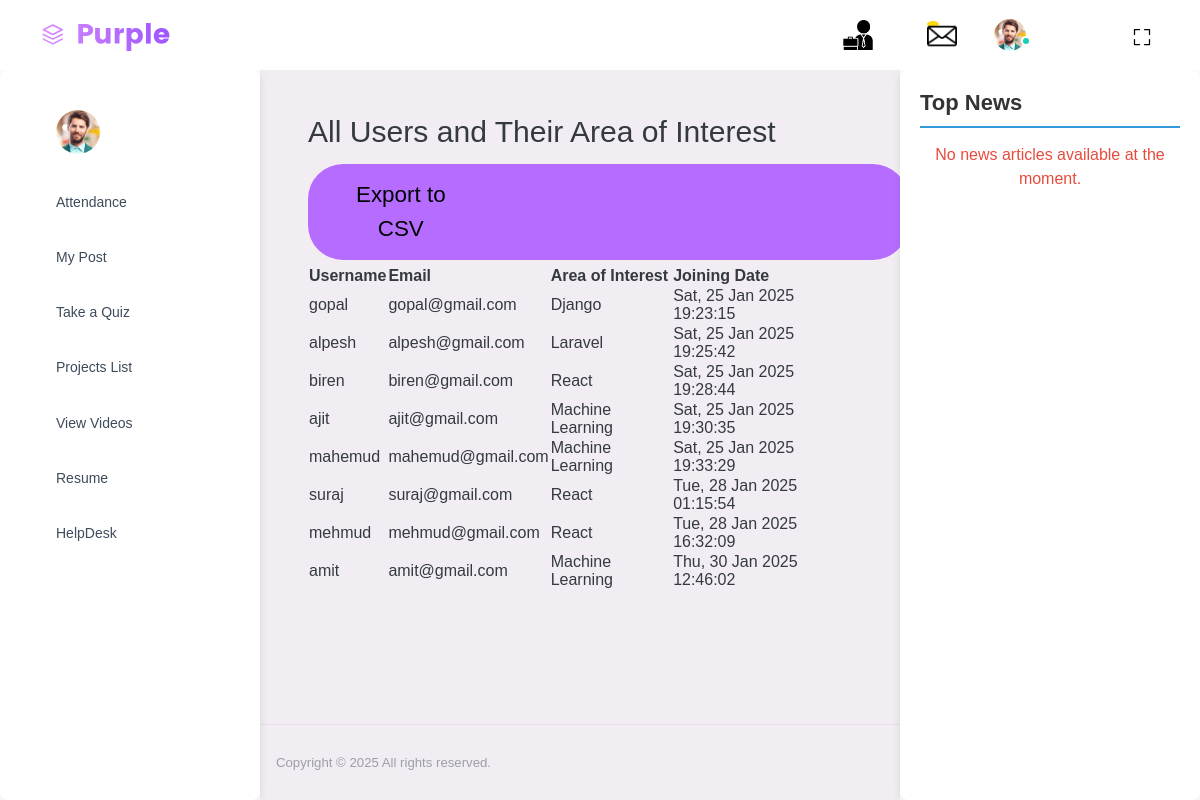
The page /view_users_and_area_of_interest/ on the database its author committed.
### user_management/models.py (models this page shows, shortened)
class CustomUser(AbstractUser):
    role = models.CharField(max_length=50, choices=[('Admin', 'Admin'), ('User', 'User')])
    education = models.CharField(max_length=100, null=True, blank=True)
    college_name = models.CharField(max_length=255, null=True, blank=True)
    address = models.CharField(max_length=255, null=True, blank=True)
    sex = models.CharField(max_length=10, choices=[('Male', 'Male'), ('Female', 'Female'), ('Other', 'Other')], null=True, blank=True)
    screenshot = models.ImageField(upload_to='screenshots/', null=True, blank=True)
    profile_pic = models.ImageField(upload_to='profile_pic/', null=True, blank=True)
    is_approved = models.BooleanField(default=False)
    created_at = models.DateTimeField(auto_now_add=True,null=True, blank=True)

class UserProfile(models.Model):
    user = models.OneToOneField(settings.AUTH_USER_MODEL, on_delete=models.CASCADE)
    area_of_interest = models.CharField(max_length=100, choices=[
        ('Django', 'Django'),
        ('Machine Learning', 'Machine Learning'),
        ('AI', 'AI'),
        ('Laravel', 'Laravel'),
        ('React', 'React'),
    ])

### user_management/views.py (the view)
# urls.py: path('view_users_and_area_of_interest/', views.view_users_and_area_of_interest, name='view_users_and_area_of_interest'),
def view_users_and_area_of_interest(request):
    users = CustomUser.objects.exclude(is_superuser=True)  # Exclude superusers
    user_profiles = []
    for user in users:
        try:
            user_profile = user.userprofile
            user_profiles.append({
                'user': user,
                'area_of_interest': user_profile.area_of_interest,
                'date_joined': user.date_joined
            })
        except UserProfile.DoesNotExist:
            user_profiles.append({
                'user': user,
                'area_of_interest': 'No profile found',
                'date_joined': user.date_joined
            })
    return render(request, 'user_management/view_users_and_area_of_interest.html', {
        'user_profiles': user_profiles
    })

### user_management/context_processors.py (called while the page is built)
def get_news(request):
    url = 'https://newsapi.org/v2/top-headlines?country=us&apiKey=1dc725c4b44746cbba9103a3d479147f'
    response = requests.get(url)
    if response.status_code == 200:
        news_data = response.json()
        articles = news_data.get('articles', [])
    else:
        articles = []
    return {'articles': articles}

### user_management/templates/user_management/view_users_and_area_of_interest.html
{% extends "user_management/base.html" %}
{% block content %}
    <div class="container">
        <h2>All Users and Their Area of Interest</h2>
        <a href="{% url 'export_users_to_csv' %}" class="btn btn-primary">Export to CSV</a>
        <table>
            <thead>
                <tr>
                    <th>Username</th>
                    <th>Email</th>
                    <th>Area of Interest</th>
                    <th>Joining Date</th>
                </tr>
            </thead>
            <tbody>
                {% for profile in user_profiles %}
                    <tr>
                        <td>{{ profile.user.username }}</td>
                        <td>{{ profile.user.email }}</td>
                        <td>{{ profile.area_of_interest }}</td>
                        <td>{{ profile.date_joined|date:"D, d M Y H:i:s" }}</td>
                    </tr>
                {% empty %}
                    <tr>
                        <td colspan="4">No users found.</td>
                    </tr>
                {% endfor %}
            </tbody>
        </table>
    </div>
{% endblock %}

### user_management/templates/user_management/newsapi.html (style rules this page uses)
a { text-decoration: none; }

### rows shown on the page
CustomUser: user.username "gopal", user.email "gopal@gmail.com", area_of_interest "Django", date_joined "Sat, 25 Jan 2025 19:23:15"
CustomUser: user.username "alpesh", user.email "alpesh@gmail.com", area_of_interest "Laravel", date_joined "Sat, 25 Jan 2025 19:25:42"
CustomUser: user.username "biren", user.email "biren@gmail.com", area_of_interest "React", date_joined "Sat, 25 Jan 2025 19:28:44"
CustomUser: user.username "ajit", user.email "ajit@gmail.com", area_of_interest "Machine Learning", date_joined "Sat, 25 Jan 2025 19:30:35"
CustomUser: user.username "mahemud", user.email "mahemud@gmail.com", area_of_interest "Machine Learning", date_joined "Sat, 25 Jan 2025 19:33:29"
CustomUser: user.username "suraj", user.email "suraj@gmail.com", area_of_interest "React", date_joined "Tue, 28 Jan 2025 01:15:54"
CustomUser: user.username "mehmud", user.email "mehmud@gmail.com", area_of_interest "React", date_joined "Tue, 28 Jan 2025 16:32:09"
CustomUser: user.username "amit", user.email "amit@gmail.com", area_of_interest "Machine Learning", date_joined "Thu, 30 Jan 2025 12:46:02"
